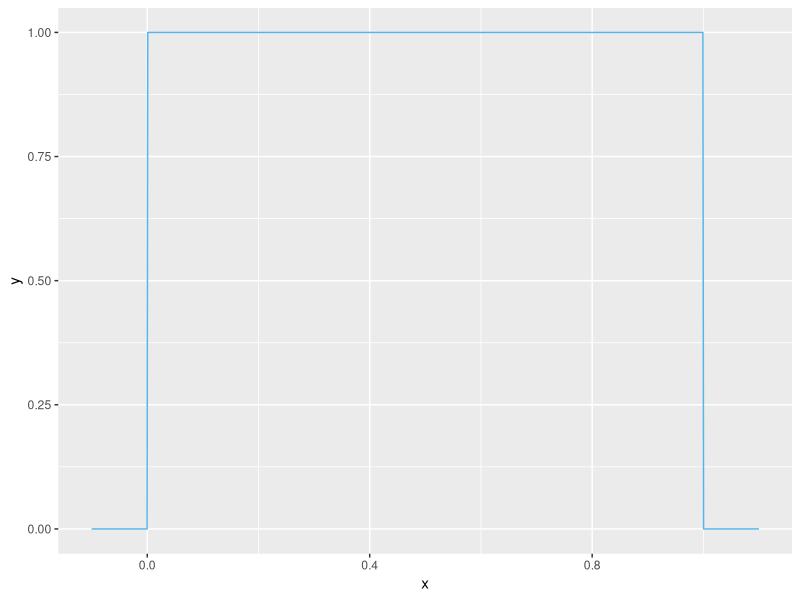
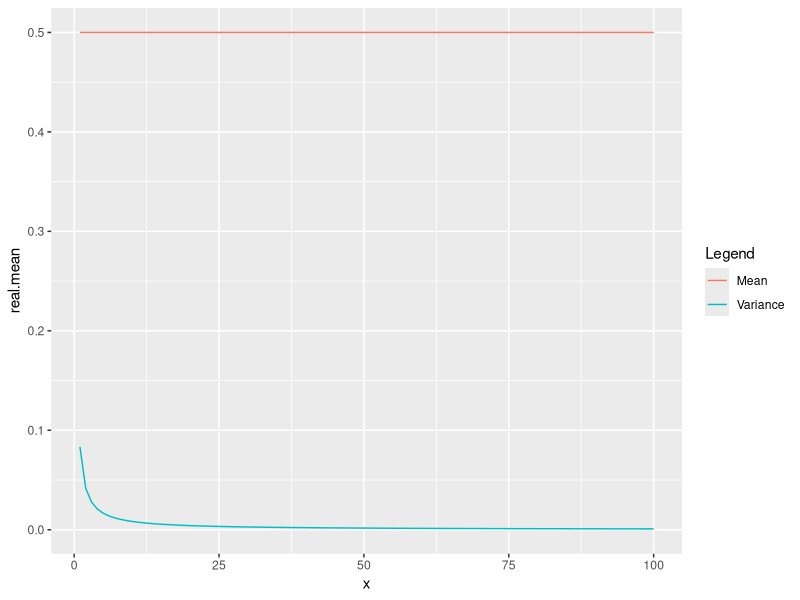
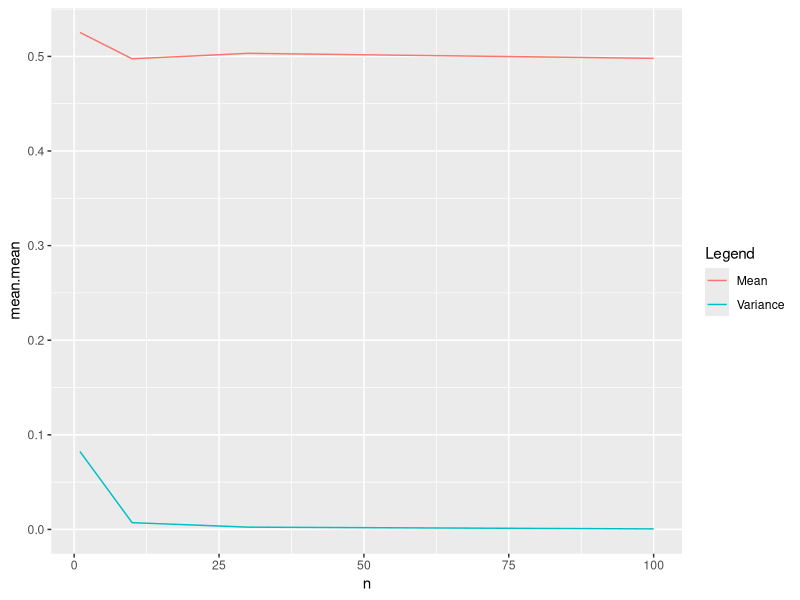
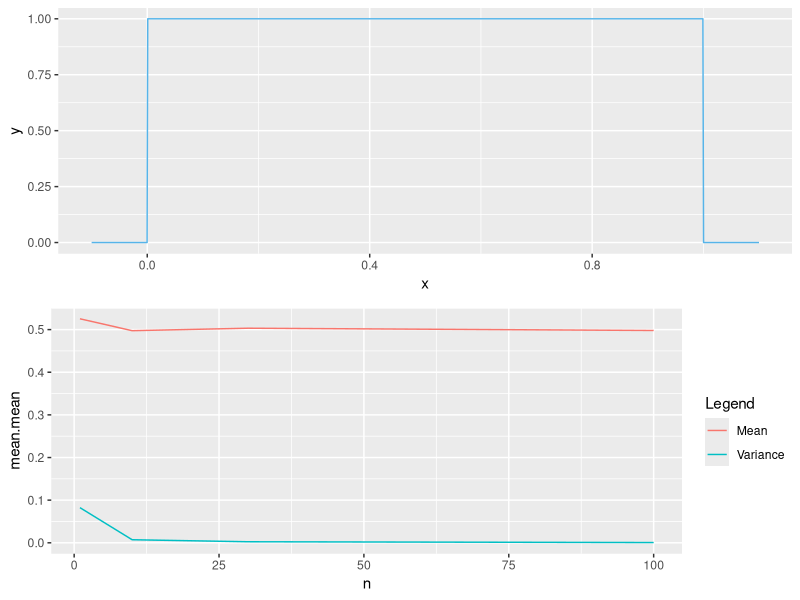

Source code (R) for these figures, in order:
if (!'ggplot2' %in% rownames(installed.packages())) {install.packages('ggplot2')}
library('ggplot2')
if (!'gridExtra' %in% rownames(installed.packages())) {install.packages('gridExtra')}
library('gridExtra')

rm(list = ls())

set.seed(9231066)

plot.unif <- ggplot(data = data.frame(x = c(-1, 1)), mapping = aes(x = x))
plot.unif <- plot.unif + stat_function(fun = dunif, n = 1000, color = '#56B4E9')
plot.unif <- plot.unif + xlim(-0.1, 1.1)
plot.unif

n <- 100
x <- 1:n
real.mean <- rep(1/2, n)
real.variance <- 1 / (12 * x)

plot.real <- ggplot(data = data.frame(real.mean, real.variance), aes(x = x))
plot.real <- plot.real + geom_line(aes(y = real.mean, color = '#56B4E9'))
plot.real <- plot.real + geom_line(aes(y = real.variance, color = '#FF9999'))
plot.real <- plot.real + scale_color_discrete(name = "Legend", labels = c('Mean', 'Variance'))
plot.real

n <- c(1, 10, 30, 100)
mean.mean <- c()
mean.variance <- c()
for (i in n) {
    sample.mean <- c()
    for (j in 1:100) {
        samples <- runif(i)
        current.mean <- mean(samples)
        sample.mean <- c(sample.mean, current.mean)
    }
    mean.mean <- c(mean.mean, mean(sample.mean))
    mean.variance <- c(mean.variance, var(sample.mean))
}

plot.samples <- ggplot(data = data.frame(mean.mean, mean.variance), aes(x = n))
plot.samples <- plot.samples + geom_line(aes(y = mean.mean, color = '#56B4E9'))
plot.samples <- plot.samples + geom_line(aes(y = mean.variance, color = '#FF9999'))
plot.samples <- plot.samples + scale_color_discrete(name = "Legend", labels = c('Mean', 'Variance'))
plot.samples

grid.arrange(plot.unif, plot.samples, nrow = 2)
